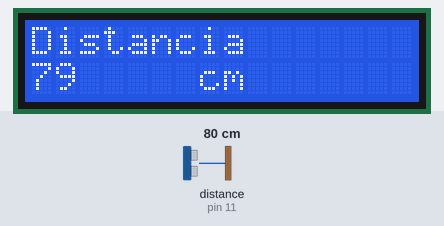
The sketch below on a simulated Arduino Uno, built with avr-gcc and run on an emulated ATmega328P. On the bench: 16×2 character LCD. Wiring (inferred from the names in the program): ultrasonic range finder: trigger pin 3; echo pin 11. The inputs (shaded band) are chosen by the test bench; at power-on: distance to the obstacle (sensor on pin 11) 80 cm. The echo pulse lasts 58.3 µs per cm.

Above: at 1.2 s.
1.3 s: distance to the obstacle (sensor on pin 11) set to 2 cm
At 1.9 s:
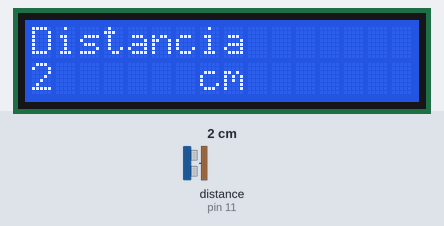
4.3 s: distance to the obstacle (sensor on pin 11) set to 4 cm
At 5.0 s:
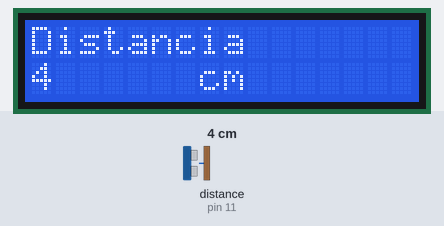
6.1 s: distance to the obstacle (sensor on pin 11) set to 9 cm
At 6.5 s:
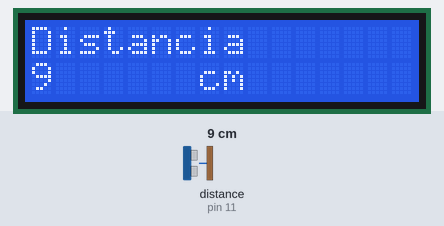
7.6 s: distance to the obstacle (sensor on pin 11) set to 35 cm
At 8.0 s:
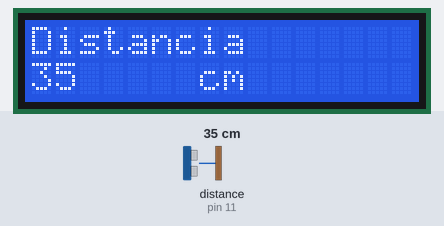
Timing chart, 0 to 10.6 s (numbered marks = the images above; inputs shaded):
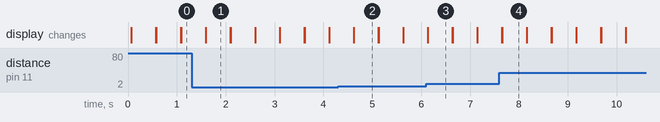

Measured:
- after the input at 1.3 s, the display: first differs from a run without the input after 0.29 s (image 1)
- after the input at 4.3 s, the display: first differs from a run without the input after 0.32 s (image 2)
- after the input at 6.1 s, the display: first differs from a run without the input at once (image 3)
- after the input at 7.6 s, the display: first differs from a run without the input after 0.05 s (image 4)
- what the display in image 1 shows lasts 0.5 s, from 1.6 s to 2.1 s

The sketch:

LCD_ultrasonido.ino
```cpp
/*Como usar el módulo Arduino LCD KeyPad Shieldcon el sensor de ultrasonidos HC-SR04Ideado por J. L. Ahedohttp://www.web-robotica.com/Este código es de dominio público,utilizalo y modificalo según tus necesidades*/

#include <LiquidCrystal.h> // Iniciamos la librería LiquidCrystal
// Inicializamos la libnrería con los números de los pines
// El módulo Arduino LCD KeyPad Shield
LiquidCrystal lcd(8, 9, 4, 5, 6, 7);

int trigPin = 3;   // Elegimos el pin 3 para Trig
int echoPin = 11;  // Elegimos el pin 11 para Echo
long duration, cm; // Variables que utilizaremos


void setup() {

lcd.begin(16, 2);// set up the LCD's number of columns and rows:
lcd.print(" ");// Print a message to the LCD.

pinMode(trigPin, OUTPUT);  //Definimos inputs y outputs
pinMode(echoPin, INPUT);
}

void loop() {

// El emisor se activa al recibir un impulso HIGH de 10 milisegundos.
digitalWrite(trigPin, LOW);
delayMicroseconds(5);
digitalWrite(trigPin, HIGH);
delayMicroseconds(10);
digitalWrite(trigPin, LOW);


// La duración es el tiempo, en microsegundos que tarda la señal

duration = pulseIn(echoPin, HIGH);

// Convertimos el tiempo en distancia

cm = float (duration/2) *0.0343;

// Imprimimos el resultado en el módulo Arduino LCD KeyPad Shield

lcd.print("Distancia");

lcd.setCursor(0, 1);
lcd.print(cm);

lcd.setCursor(7, 1);
lcd.print("cm");

delay(500);

lcd .clear ();
}
```
